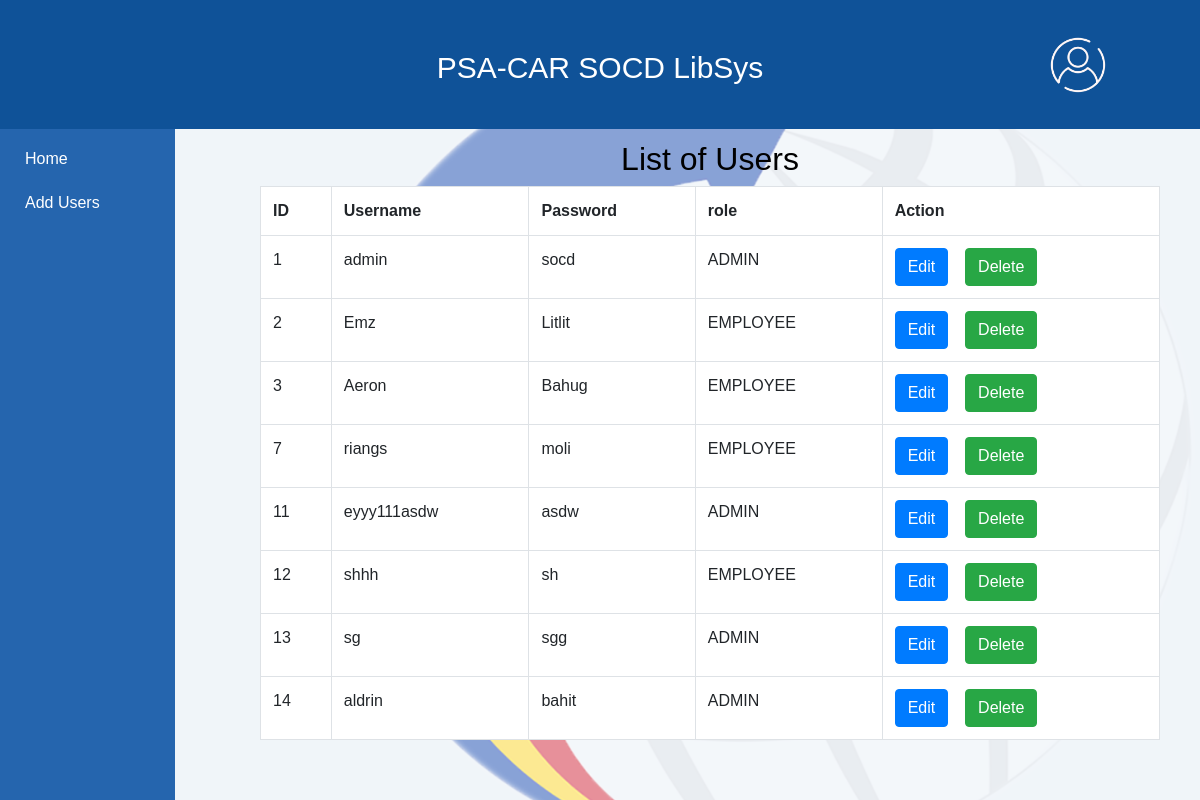
Page /manage_users.php (signed in) on the committed database.
### tables this page shows
CREATE TABLE `users` (
  `user_id` int(11) NOT NULL,
  `username` varchar(50) NOT NULL,
  `password` varchar(255) NOT NULL,
  `role` enum('ADMIN','EMPLOYEE') NOT NULL
);

### manage_users.php (the view, shortened to what this page needs)
<?php
$host = "localhost";
$db_username = "root";
$db_password = "";
$database = "file_inventory";
$conn = new mysqli($host, $db_username, $db_password, $database);
?>
<!DOCTYPE html>
<html lang="en">
<head>
    <link rel="stylesheet" href="https://maxcdn.bootstrapcdn.com/bootstrap/4.5.2/css/bootstrap.min.css">
    <link rel="stylesheet" href="css/manage_users.css">
</head>
<body>
<div id="background-container"></div>
<div id="topbar">
    <h2>PSA-CAR SOCD LibSys</h2>
    <div class="dropdown">
        <img src="ICON-4.png" alt="Dropdown Icon" width="68" height="68">
    </div>
</div>
<div id="sidebar">
    <div id="sidebar-content">
        <ul style="margin-top: 50px;">
            <li><a href="admin_dashboard.php" class="sidebar-link">Home</a></li>
            <li> <a href="add_users.php" class="sidebar-link">Add Users</a></li>
        </ul>
    </div>
</div>
<div id="content">
    <h2>List of Users</h2>
        <?php
        $res = mysqli_query($conn, "SELECT * FROM `users`");
        echo "<table class='table table-bordered table-hover'>";
        echo "<tr style='background-color: white;'>";
        echo "<th>ID</th>";
        echo "<th>Username</th>";
        echo "<th>Password</th>";
        echo "<th>role</th>";
        echo "<th>Action</th>";
        echo "</tr>";
        while ($row = mysqli_fetch_assoc($res)) {
            echo "<tr style='background-color: white;'>";
            echo "<td>" . $row['user_id'] . "</td>";
            echo "<td>" . $row['username'] . "</td>";
            echo "<td>" . $row['password'] . "</td>";
            echo "<td>" . $row['role'] . "</td>";
            echo "<td>";
            echo "<a href='edit_users.php?id=" . $row['user_id'] . "' class='btn btn-primary mr-2'>Edit</a>";
            echo "<span class='separator'>&nbsp;&nbsp;</span>";
            echo "<a href='delete_users.php?id=" . $row['user_id'] . "' class='btn btn-success'>Delete</a>";
            echo "</td>";
            echo "</tr>";
        }
        echo "</table>";
        ?>
    </div>
</body>
</html>

### css/manage_users.css (style rules this page uses)
body { margin: 0; padding: 0; font-family: Arial, sans-serif; }
@media only screen and (min-width: 768px) { #sidebar { width: 220px; position: fixed; top: 40px; bottom: 0; } }
@media only screen and (min-width: 768px) { #content { margin-left: 240px; margin-top: 105px; } }
#background-container { position: fixed; top: 0; left: 0; width: 100%; height: 100%; background-image: url('../css/BgV2.png'); background-size: cover; opacity: 0.5; z-index: -1; }
#topbar { background-color: #0f5298; color: #fff; padding: 35px; text-align: center; position: fixed; top: 0; left: 0; width: 100%; z-index: 1000; }
#topbar h2 { font-weight: normal; font-size: 30px; margin-top: 15px; }
#topbar .dropdown { position: absolute; top: 50%; left: 87%; transform: translateY(-50%); cursor: pointer; }
#sidebar { background-color: #2565AE; color: #fff; padding: 10px; z-index: 999; width: 175px; }
#sidebar ul { list-style: none; padding: 0; margin: 0; }
#sidebar ul li { margin-bottom: 10px; }
#sidebar ul li a { color: #fff; text-decoration: none; display: block; padding: 5px 0; }
#sidebar-content { margin-top: 92px; margin-left: 15px; }
.sidebar-link { text-decoration: none; color: black; transition: transform 0.1s ease; }
#content { margin-top:65; padding: 20px; display: flex; flex-direction: column; align-items: center; justify-content: center; margin-top: 90px; margin-left: 240px; margin-right: 20px; }
#content h2 { margin-top: 30px; color: #000000; }
a { color: #007bff; text-decoration: none; }
.btn-primary.mr-2 { margin-right: 10px; }

### rows in the picture
users: user_id "1", username "admin", password "socd", role "ADMIN"
users: user_id "2", username "Emz", password "Litlit", role "EMPLOYEE"
users: user_id "3", username "Aeron", password "Bahug", role "EMPLOYEE"
users: user_id "7", username "riangs", password "moli", role "EMPLOYEE"
users: user_id "11", username "eyyy111asdw", password "asdw", role "ADMIN"
users: user_id "12", username "shhh", password "sh", role "EMPLOYEE"
users: user_id "13", username "sg", password "sgg", role "ADMIN"
users: user_id "14", username "aldrin", password "bahit", role "ADMIN"
